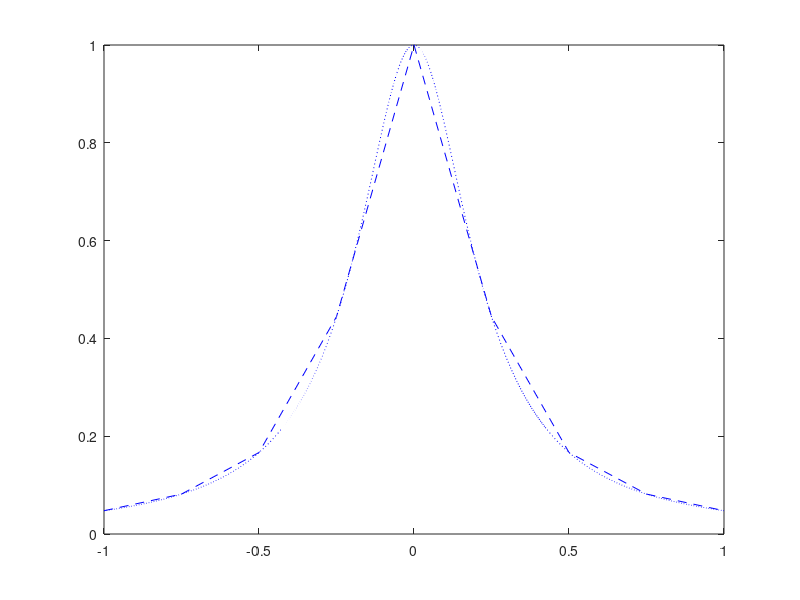

MATLAB code to generate this figure: (Note: this script raises an error after producing the figure.)
function test_Lagrange_interpolation()
%-------------------------------------------------------------%
%   Program written using GNU Octave, compatable with MATLAB  %
%   James Vrionis                                             %
%   test_Lagrange_interpolation.m                             %
%                                                             %
%  1. Even spaced grid: N+1 point                             %
%  2. Uneven spaced grid: N+1 points (chebyshev quad pts)     %
% Graph:                                                      %
%  Blue = plot function(1)    Red = Lagrangian interpolants   %
%  Each Figure(1..4) should include the graph f(x),           %
%  data points (x_i, f(x_i))                                  %
%                                                             %
%-------------------------------------------------------------%

%-------------------------------------------------------------%
% Nonliear Function from ex2                                  %
f = @(x) 1./(1+20*x.^2);

% Even and Odd x values for for-loop
N=8;
n=20;
%-------------------------------------------------------------%

%-------------------------------------------------------------%
% x_j even                                                    %
% x_j un-even                                                 %
for j=0:8 
  xjeven(j+1) = -1 + (2*(j/N));
  xjuneven(j+1) = cos((pi/N)*j) ;

end
%-------------------------------------------------------------%

%-------------------------------------------------------------%
% x_k even                                                    %
% x_k uneven                                                  %
for k=0:20 
  xkeven(k+1) = -1 + (2*(k/n));
  xkuneven(k+1) = cos((pi/n)*k);

end
%-------------------------------------------------------------%

%-------------------------------------------------------------%
% case 1                                                      %
x = linspace(-1,1,1000);

figure(1)
clf
plot(x,f(x), ':b')
hold
plot(xjeven, f(xjeven), 'b--');
[y] = Lagrange_interp(xjeven, f(xjeven), x);
plot(x,y, 'r.')
%-------------------------------------------------------------%

%-------------------------------------------------------------%
% case 2                                                      %
figure(2)
clf
plot(x,f(x), ':b')
hold
plot(xkeven, f(xkeven), 'b--');
[y] = Lagrange_interp(xkeven,f(xkeven),x);
plot(x,y, 'r.')
%-------------------------------------------------------------%

%-------------------------------------------------------------%
% case 3                                                      %
figure(3)
clf
plot(x,f(x), ':b')
hold
plot(xjuneven, f(xjuneven), 'b--');
[y] = Lagrange_interp(xjuneven,f(xjuneven),x);
plot(x,y, 'r.')
%-------------------------------------------------------------%

%-------------------------------------------------------------%
% case 4                                                      %
figure(4)
clf
plot(x,f(x), ':b')
hold
plot(xkuneven, f(xkuneven), 'b--');
[y] = Lagrange_interp(xkuneven,f(xkuneven),x);
plot(x,y, 'r.')
%-------------------------------------------------------------%

%-------------------------------------------------------------%
% Simple Analysis:                                            %
% figure 1 give the largest error.                            %
% figure 4 and figure 2 gives us the smallest error           %
% figure 3 is hard to tell....                                %
%-------------------------------------------------------------%
